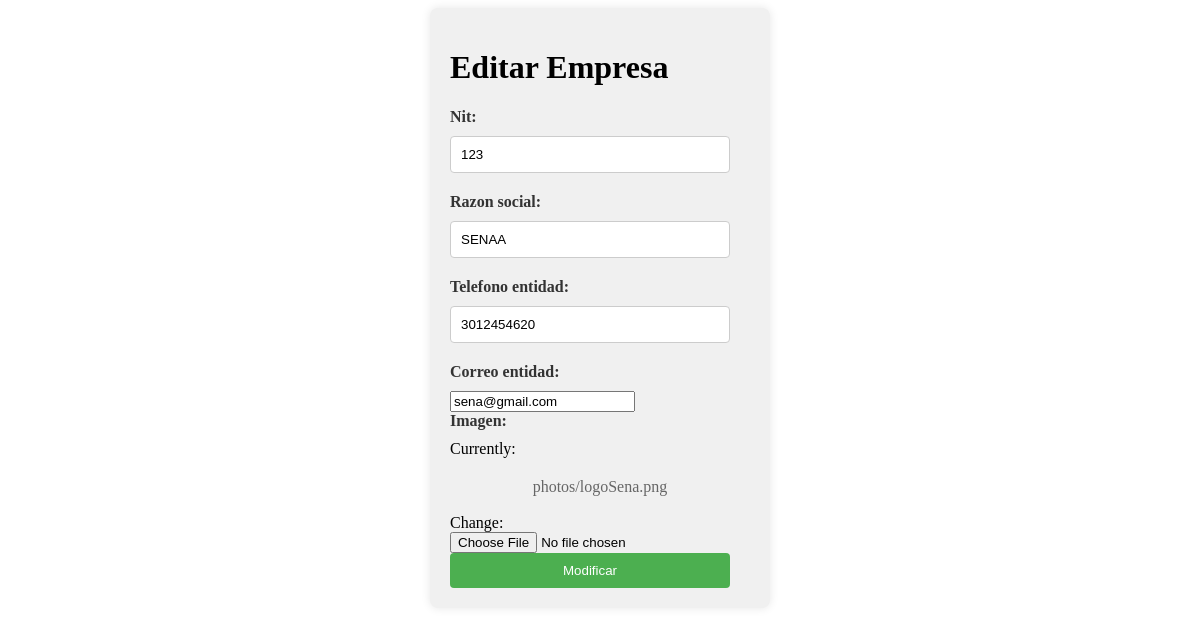
Page /empresarial/editarEmpresa/123/ on the committed database.
### Empresarial/models.py (models this page shows, shortened)
class Empresa(models.Model):
    nit = models.CharField(max_length=50, primary_key=True)
    razon_social = models.CharField(max_length=100)
    telefono_entidad = models.CharField(max_length=15)
    correo_entidad = models.EmailField()
    imagen=models.ImageField(upload_to='photos')

### Empresarial/views.py (the view)
# urls.py: path('editarEmpresa/<int:nit>/', views.GestionarEmpresa.editarEmpresa, name='editarEmpresa'),
    def editarEmpresa(request, nit):
        empresa = Empresa.objects.get(pk=nit)
        formulario = EmpresaForm(instance=empresa)
        return render(request, 'empresarial/editarEmpresa.html', {"form": formulario, "empresa": empresa})

### Empresarial/forms.py
class EmpresaForm(forms.ModelForm):
    class Meta:
        model = Empresa
        fields = '__all__'

### templates/empresarial/editarEmpresa.html (shortened to what this page needs)
{% load static %}
{% load crispy_forms_tags %}
<!DOCTYPE html>
<html lang="en">
<head>
    <link rel="stylesheet" type="text/css" href="{% static 'css/fomulario.css' %}"/>
</head>
<body>
    <div class="contenedor">
    <h1>Editar Empresa</h1>
    <form action="{% url 'actualizarEmpresa' empresa.nit %}" method="POST" enctype="multipart/form-data">
        {{ form }}
        <button type="submit" id="btnEnviar" class="button">Modificar</button>
    </form>
</div>
</body>
</html>

### PayMaster/static/css/fomulario.css (style rules this page uses)
.contenedor { width: 300px; margin: 0 auto; padding: 20px; background-color: #f0f0f0; border-radius: 8px; box-shadow: 0 0 10px rgba(0, 0, 0, 0.1); }
form label { display: block; margin-bottom: 10px; font-weight: bold; color: #333; }
form input[type="text"], form input[type="date"], form input[type="number"], form select { width: calc(100% - 20px); padding: 10px; margin-bottom: 20px; border: 1px solid #ccc; border-radius: 4px; box-sizing: border-box; }
form button { width: calc(100% - 20px); background-color: #4CAF50; color: white; padding: 10px; border: none; border-radius: 4px; cursor: pointer; transition: background-color 0.3s ease; }
.contenedor a { display: block; text-align: center; margin-top: 20px; color: #666; text-decoration: none; }

### rows in the picture
Empresa: nit "123", razon_social "SENAA", telefono_entidad "3012454620", correo_entidad "sena@gmail.com"
